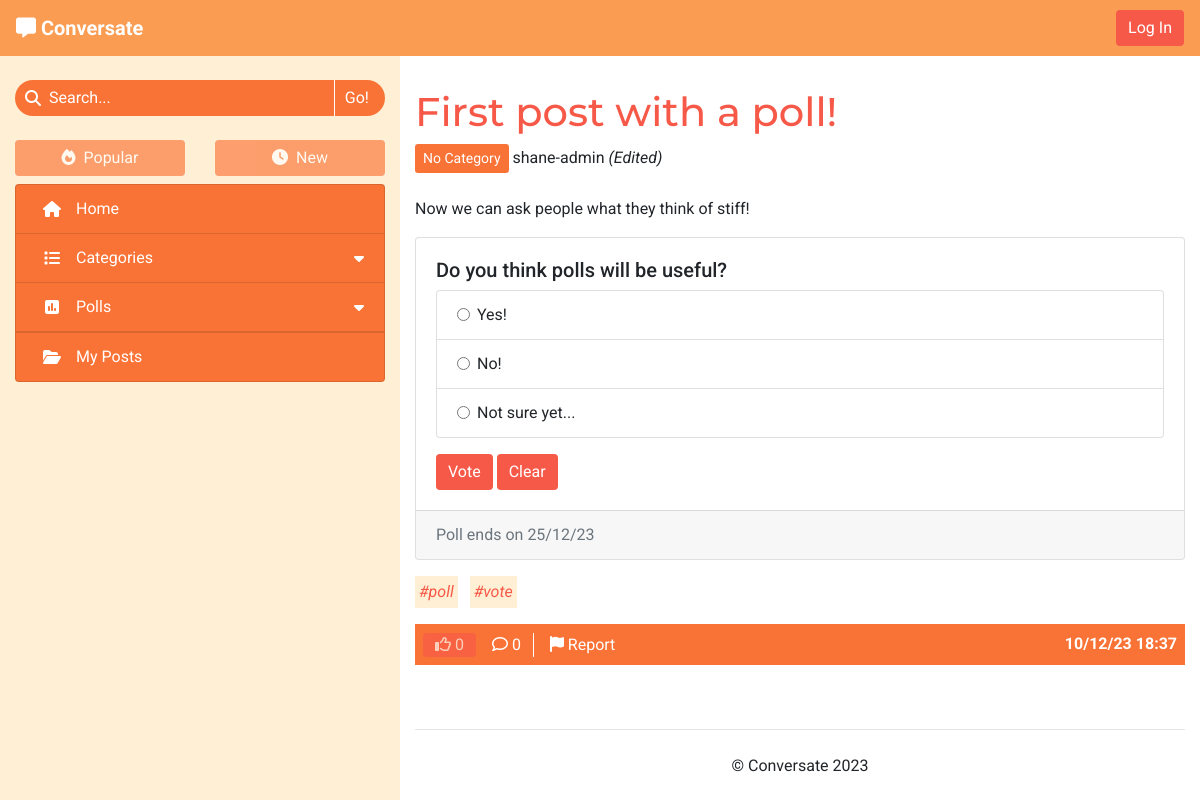
Page /no-category-VKHONUV9-first-post-with-a-poll/ on the earlier database version.
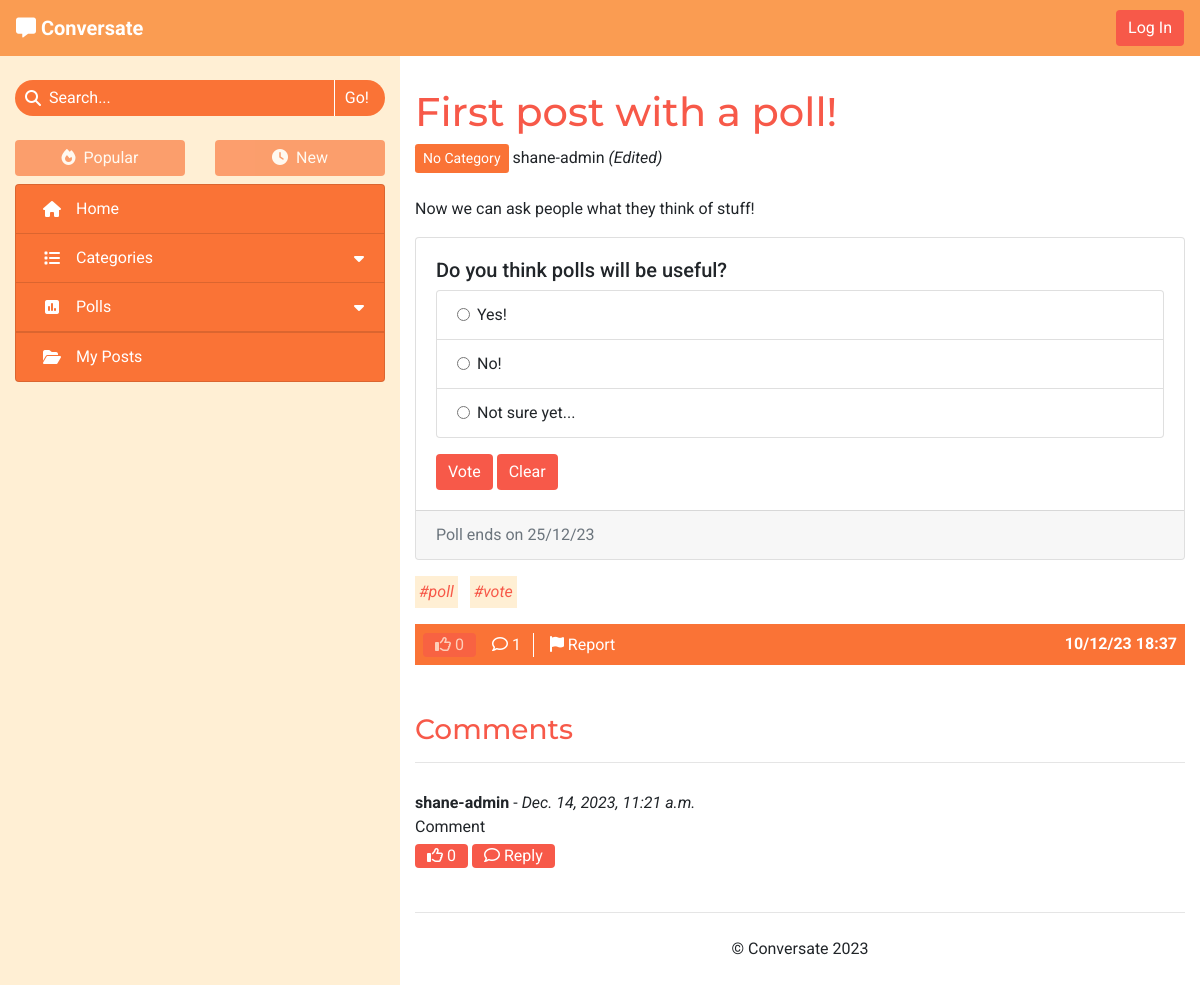
Same page on the later database version.
### forum/models.py (models this page shows, shortened)
class Post(models.Model):
    title = models.CharField(max_length=100)
    slug = models.SlugField(max_length=100, unique=True)
    category = models.ForeignKey(Category, on_delete=models.CASCADE,
                                 related_name='tagged_posts')
    image = CloudinaryField('image', blank=True)
    image_position = models.IntegerField(blank=True, null=True)
    posted_by = models.ForeignKey(User, on_delete=models.CASCADE,
                                  related_name='added_posts')
    posted_on = models.DateTimeField(auto_now_add=True)
    content = models.TextField()
    tags = models.CharField(max_length=200, blank=True)
    edited = models.BooleanField(default=False)
    likes = models.ManyToManyField(User, related_name='post_likes', blank=True)
    approved = models.BooleanField(default=False)
    class Meta:
        ordering = ['-posted_on']
    def number_of_likes(self):
        return self.likes.count()
    def number_of_comments(self):
        return self.comments.count()
    def tag_list(self):
        tags_separate = self.tags.split('#')
        tags_separate.pop(0)
        return tags_separate

class PollAnswer(models.Model):
    body = models.CharField(max_length=100)
    position = models.IntegerField()
    poll = models.ForeignKey(Poll, related_name='answers',
                             on_delete=models.CASCADE)
    votes = models.ManyToManyField(User, related_name='votes')
    class Meta:
        ordering = ['position']

class Category(models.Model):
    name = models.CharField(max_length=30, unique=True)
    slug = models.SlugField(max_length=30, unique=True)
    icon = models.CharField(max_length=30, default="fa-tag")
    def __str__(self):
        return self.name
    def number_of_posts(self):
        return self.tagged_posts.count()

class Poll(models.Model):
    title = models.CharField(max_length=200)
    asked_by = models.ForeignKey(User, on_delete=models.CASCADE)
    due_date = models.DateTimeField()
    post = models.OneToOneField(Post, on_delete=models.CASCADE,
                                related_name='poll', blank=True, null=True)
    class Meta:
        ordering = ['-due_date']
    def has_expired(self):
        current_time = datetime.now().timestamp()
        end_time = self.due_date.timestamp()
        return current_time > end_time

class Comment(models.Model):
    post = models.ForeignKey(Post, on_delete=models.CASCADE,
                             related_name='comments')
    content = models.TextField()
    posted_by = models.ForeignKey(User, on_delete=models.CASCADE,
                                  related_name='added_comments')
    posted_on = models.DateTimeField(auto_now_add=True)
    reply_to = models.ForeignKey('self', on_delete=models.CASCADE,
                                 related_name='replies', blank=True, null=True)
    edited = models.BooleanField(default=False)
    likes = models.ManyToManyField(User, related_name="comment_likes",
                                   blank=True)
    approved = models.BooleanField(default=False)
    class Meta:
        ordering = ['-posted_on']
    def number_of_likes(self):
        return self.likes.count()
    def number_of_replies(self):
        return self.replies.count()

### forum/views.py (the view)
# urls.py: path('<slug:slug>/', views.ViewPost.as_view(), name='view_post'),
class ViewPost(View):
    def get(self, request, slug):
        post = get_object_or_404(Post, slug=slug)
        comments = post.comments.order_by('-posted_on')
        liked = post.likes.filter(id=request.user.id).exists()
        context = get_base_context(request)
        context.update({
            'post': post,
            'comments': comments,
            'liked': liked,
        })
        return render(request, 'post_details.html', context)

### forum/core/categories.py (called while the page is built)
def get_top_categories(limit=CATEGORY_COLLAPSIBLE_LIMIT):
    categories = list(Category.objects
                      .annotate(num_posts=Count('tagged_posts'))
                      .filter(num_posts__gt=0)
                      .order_by('-num_posts'))
    num_categories = len(categories)
    category_none = Category.objects.get(slug='none')
    if category_none in categories:
        categories.remove(category_none)
    return {
        'num_categories': num_categories,
        'top_categories': categories[:limit],
        'has_more_categories': (len(categories) > limit)
    }

### forum/core/content.py (called while the page is built)
def get_base_context(request):
    context = get_top_categories()
    context['disable_sort'] = True
    return context

### forum/templatetags/template_tags.py (called while the page is built)
@register.simple_tag
def poll_status(poll_id, user_id):
    poll = get_object_or_404(Poll, id=int(poll_id))
    answers = list(poll.answers.all())
    for answer in answers:
        if answer.votes.filter(id=user_id).exists():
            return answer.position
    return -1 if poll.has_expired() else 0

### templates/post_details.html (shortened to what the changed rows need)
{% extends "base.html" %}
{% load static %}
{% load template_tags %}
{% block content %}
    <h1>{{ post.title }}</h1>
    <a class="btn btn-sm category" href="{% url 'categories' post.category.slug %}">{{ post.category }}</a>
    <span>{{ post.posted_by }}
        {% if post.edited %}
            <em>(Edited)</em>
        {% endif %}
    </span>
    <br><br>
    <div id="post-content" class="mb-3">{{ post.content|safe }}</div>
    {% if post.poll %}
        {% poll_status post.poll.id request.user.id as p_status %}
        <div class="card mb-3">
            <div class="card-body">
                <div class="d-flex justify-content-between mb-2">
                    <h5 class="card-title mb-0">{{ post.poll.title }}</h5>
                </div>
                {% if p_status == 0 and post.posted_by != user %}
                    <form method="POST" class="mt-2" action="{% url 'vote_poll' post.poll.id request.path %}">
                        <ul class="list-group">
                            {% for answer in post.poll.answers.all %}
                                <li class="list-group-item">
                                    <div class="form-check">
                                        <input class="form-check-input" type="radio" name="poll-vote" id="answer-{{ answer.position }}"
                                            value="{{ answer.position }}" required>
                                        <label class="form-check-label" for="answer-{{ answer.position }}">
                                            {{ answer.body }}
                                        </label>
                                    </div>
                                </li>
                            {% endfor %}
                        </ul>
                        <div class="mt-3">
                            <input type="submit" class="btn" value="Vote">
                            <input type="reset" class="btn" value="Clear">
                        </div>
                    </form>
                {% endif %}
            </div>
            <div class="card-footer text-muted">
                {% with post.poll.due_date|date:"d/m/y" as end_date %}
                {% if post.poll.has_expired %}Poll ended {{ end_date }}
                {% else %}Poll ends on {{ end_date }}
                {% endif %}
                {% endwith %}
            </div>
        </div>
    {% endif %}
    {% if post.tags %}
        <div id="post-tags">
            {% for tag in post.tag_list %}
                <a class="tag-list-item mr-2 mb-2 p-1 anchor-no-style" href="{% url 'search_tag' tag %}">
                    <em>#{{ tag }}</em>
                </a>
            {% endfor %}
        </div>
    {% endif %}
    <div id="post-footer" class="d-flex justify-content-between mt-2">
        <div class="post-footer-buttons">
            {% if user.is_authenticated %}
            <form class="d-inline" method="POST" action="{% url 'like_post' post.slug %}">
                {% csrf_token %}
                {% if liked %}
                    <button type="submit" class="btn py-0 line-separate" aria-label="Unlike this post">
                        <i class="fa-solid fa-thumbs-up"></i>
                {% else %}
                    <button type="submit" class="btn py-0 line-separate" aria-label="Like this post">
                        <i class="fa-regular fa-thumbs-up"></i>
                {% endif %}
                    {{ post.number_of_likes }}
                </button>
            </form>
            {% else %}
                <span class="btn disabled py-0" aria-disabled="true">
                    <i class="fa-regular fa-thumbs-up"></i>
                    {{ post.number_of_likes }}
                </span>
            {% endif %}
            {% if user.is_authenticated %}
                <a class="btn py-0 line-separate" href="#post-comment" aria-label="Post a comment">
            {% else %}
                <a class="btn py-0 line-separate" href="#comments" aria-label="View the post's comments">
            {% endif %}
                <i class="fa-regular fa-comment"></i>
                {{ post.number_of_comments }}
            </a>
            {% if user == post.posted_by %}
                <a class="btn py-0 line-separate" href="{% url 'edit_post' post.id %}" aria-label="Edit this post">
                    <i class="fa-solid fa-pen"></i>
                    Edit
                </a>
                <button class="btn py-0 trigger-delete-post" aria-label="Delete this post" data-url="{% url 'delete_post' post.slug %}">
                    <i class="fa-solid fa-trash"></i>
                    Delete
                </button>
            {% else %}
                <button class="btn py-0 trigger-report-post" aria-label="Report this post"
                    data-url="{% url 'report_post' post.slug %}">
                    <i class="fa-solid fa-flag"></i>
                    Report
                </button>
            {% endif %}
        </div>
        <div class="center-to-container">
            <strong>{{ post.posted_on|date:"d/m/y G:i" }}</strong>
        </div>
    </div>
    <br>
    <br>
    <div id="comments" class="accordion">
        {% if comments %}
            <h3>Comments</h3>
            <hr>
            {% for comment in comments %}
                {% if comment.reply_to %}
                <div id="comment-{{ comment.id }}" data-timestamp="{{ comment.posted_on.timestamp }}"
                    data-reply-to="{{ comment.reply_to.id }}" class="comment reply ml-3 ml-sm-4 ml-lg-5 py-3 d-none">
                {% else %}
                <div id="comment-{{ comment.id }}" class="comment my-4 py-1">
                {% endif %}
                    <div class="comment-header">
                        <strong>{{ comment.posted_by }}</strong> -
                        <em>{{ comment.posted_on }}
                        </em>
                    </div>
                    <div class="comment-body">
                        <p class="mb-1 comment-text">{{ comment.content }}</p>
                        <form method="POST" class="d-inline" action="{% url 'like_comment' comment.id %}">
                            {% if user in comment.likes.all %}
                            <button type="submit" class="btn btn-small py-0">
                                <i class="fa-solid fa-thumbs-up"></i>
                            {% else %}
                            <button type="submit" class="btn btn-small py-0">
                                <i class="fa-regular fa-thumbs-up"></i>
                            {% endif %}
                                {{ comment.number_of_likes }}
                            </button>
                        </form>
                        <button class="btn btn-small py-0" type="button" data-toggle="collapse"
                            data-target="#reply-toggle-{{ comment.id }}" aria-expanded="false" aria-controls="reply-toggle-{{ comment.id }}">
                            <i class="fa-regular fa-comment"></i>
                            Reply
                        </button>
                    </div>
                </div>
            {% endfor %}
        {% endif %}
    </div>
{% endblock %}

Differences in the rows shown:
changed Post "First post with a poll!": content "Now we can ask people what they think of stiff!" → "Now we can ask people what they think of stuff!"; number_of_comments "0" → "1"
added Comment: posted_by "shane-admin", posted_on "Dec. 14, 2023, 11:21 a.m.", content "Comment", number_of_likes "0"
Other differences:
text now shown: "Comments"
